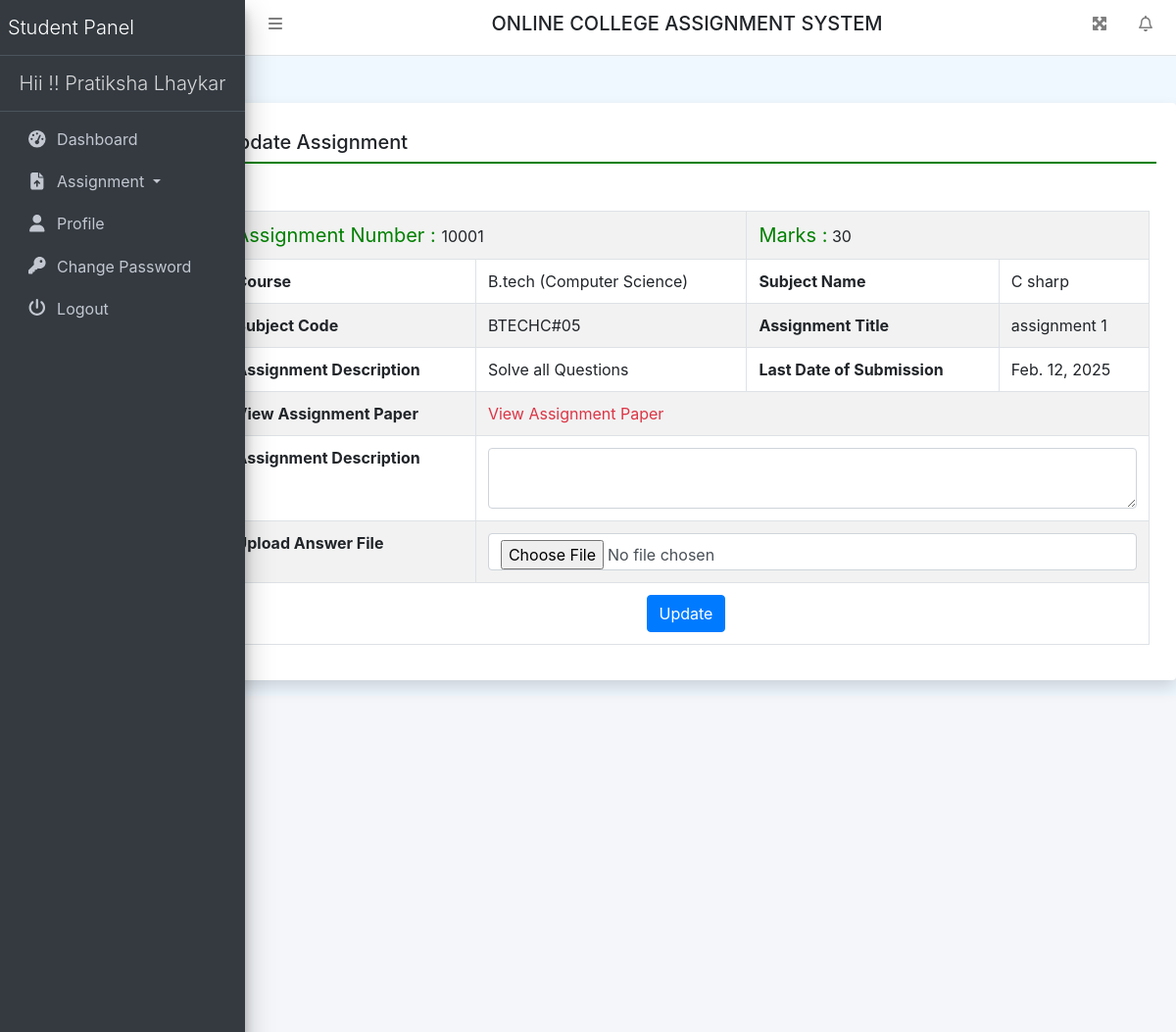
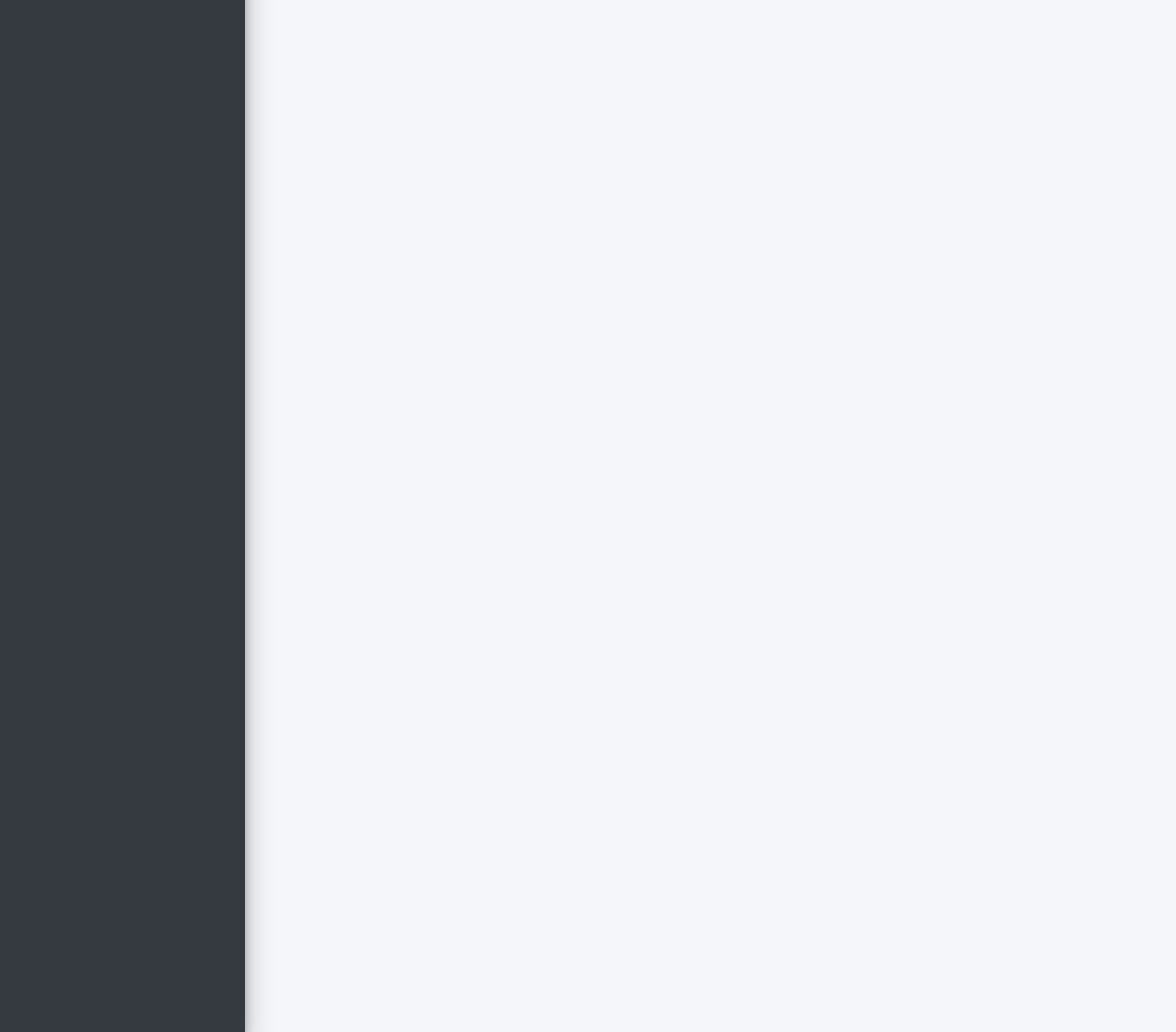
Page /submitAssignment/13 (signed in) on the committed database (2 pictures, top to bottom).
### collegeAssignment/models.py (models this page shows, shortened)
class Assigment(models.Model):
    teacher = models.ForeignKey(Teacher, on_delete=models.CASCADE)
    course = models.ForeignKey(Course, on_delete=models.CASCADE)
    subject = models.ForeignKey(Subject, on_delete=models.CASCADE)
    AssignmentNumber = models.IntegerField(null=True)
    AssignmentTitle = models.CharField(max_length=150, null=True)
    AssignmentDescription = models.CharField(max_length=300, null=True)
    SubmissionDate = models.DateField(null=True)
    AssignmentMarks = models.CharField(max_length=150, null=True)
    AssignmentFile = models.FileField(max_length=200, null=True)
    CreationDate = models.DateTimeField(auto_now_add=True)

class Course(models.Model):
    BranchName = models.CharField(max_length=150, null=True)
    CourseName = models.CharField(max_length=200, null=True)
    CreationDate = models.DateTimeField(auto_now_add=True)

class Subject(models.Model):
    course = models.ForeignKey(Course, on_delete=models.CASCADE)
    SubjectFullname = models.CharField(max_length=200, null=True)
    SubjectShortname = models.CharField(max_length=50, null=True)
    SubjectCode = models.CharField(max_length=50, null=True)
    CreationDate = models.DateTimeField(auto_now_add=True)

### collegeAssignment/views.py (the view, shortened to what this page needs)
# urls.py: path('submitAssignment/<int:pid>', submitAssignment, name='submitAssignment'),
def submitAssignment(request, pid):
    if not request.user.is_authenticated:
        return redirect('student_login')
    assignment = Assigment.objects.get(id=pid)
    user = User.objects.get(id=request.user.id)
    userDetails = UserDetail.objects.get(user=user)
    try:
        error = ""
    except:
        pass
    return render(request, 'submitAssignment.html', locals())

### collegeAssignment/templates/submitAssignment.html (shortened to what this page needs)
{% extends 'studentHeader.html' %}
{% block main %}
<div class="card shadow mt-5 offset-2">
    <div class="card-body">
        <h5 class="p-2" style="border-bottom: 2px solid green;">Update Assignment</h5>
        <div class="container-fluid mt-3">
            <table border="1" class="table table-striped table-bordered first mt-5">
                <tr>
                    <td colspan="2"><span style="font-size : 20px; color : green">Assignment Number : </span>
                        {{assignment.AssignmentNumber}}
                    </td>
                    <td colspan="2"><span style="font-size : 20px; color : green">Marks  :</span>
                        {{assignment.AssignmentMarks}}
                    </td>
                </tr>
                <tr>
                    <th>Course</th>
                    <td>{{assignment.course.CourseName}} ({{assignment.course.BranchName}})</td>
                    <th>Subject Name</th>
                    <td>{{assignment.subject.SubjectFullname}}</td>
                </tr>
                <tr>
                    <th>Subject Code</th>
                    <td>{{assignment.subject.SubjectCode}}</td>
                    <th>Assignment Title</th>
                    <td>{{assignment.AssignmentTitle}}</td>
                </tr>
                <tr>
                    <th>Assignment Description</th>
                    <td>{{assignment.AssignmentDescription}}</td>
                    <th>Last Date of Submission</th>
                    <td>{{assignment.SubmissionDate}}</td>
                </tr>
                <tr>
                    <th>View Assignment Paper</th>
                    <td colspan="3"><a href="{{assignment.AssignmentFile.url}}" class="text-danger">View Assignment
                        Paper</a></td>
                </tr>
                <form method="post" enctype="multipart/form-data">
                    <tr>
                        <th>Assignment Description</th>
                        <td colspan="3"><textarea name="Assdesc" class="form-control" required></textarea></td>
                    </tr>
                    <tr>
                        <th>Upload Answer File</th>
                        <td colspan="3"><input type="file" name="AnswerFile" class="form-control"></td>
                    </tr>
                    <tr align="center">
                        <td colspan="4">
                            <button type="submit" name="submit" class="btn btn-primary">Update</button>
                        </td>
                    </tr>
                </form>
            </table>
        </div>
    </div>
</div>
{% endblock %}

### collegeAssignment/templates/studentHeader.html (shortened to what this page needs)
{% load static %}
<html>
<head runat="server">
    <link href="{% static 'css/bootstrap.css' %}" rel="stylesheet"/>
    <link href="{% static 'css/all.css' %}" rel="stylesheet"/>
    <link href="{% static 'css/adminlte.css' %}" rel="stylesheet"/>
    <link href="{% static 'css/OverlayScrollbars.css' %}" rel="stylesheet"/>
    <link rel="stylesheet" href="https://cdn.datatables.net/1.10.23/css/jquery.dataTables.min.css">
    <link rel="stylesheet" href="https://cdn.datatables.net/buttons/1.6.5/css/buttons.dataTables.min.css">
    <link rel="stylesheet"
          href="https://cdn.jsdelivr.net/npm/bootstrap-select@1.13.14/dist/css/bootstrap-select.min.css">
</head>
<body class="hold-transition sidebar-mini layout-fixed layout-navbar-fixed layout-footer-fixed">
<nav class="main-header navbar navbar-expand navbar-white navbar-light">
    <ul class="navbar-nav">
        <li class="nav-item">
            <a class="nav-link" data-widget="pushmenu" href="#" role="button"><i class="fas fa-bars"></i></a>
        </li>
    </ul>
    <h5 class="text-center text-uppercase" style="width:100%;">Online College Assignment System</h5>
    <ul class="navbar-nav ml-auto">
        <li class="nav-item">
            <a class="nav-link" data-widget="fullscreen" href="#" role="button">
                <i class="fas fa-expand-arrows-alt"></i>
            </a>
        </li>
        <li class="nav-item dropdown">
            <a class="nav-link" data-toggle="dropdown" href="#">
                <i class="far fa-bell fas-shake animated"></i>
            </a>
        </li>
    </ul>
</nav>
<aside class="main-sidebar sidebar-dark-primary elevation-4">
    <a href="{% url 'sdashboard' %}" class="brand-link">
        <span class="brand-text font-weight-light">Student Panel</span>
    </a>
    <a href="{% url 'sdashboard' %}" class="brand-link">
        <center><span
                class="brand-text font-weight-light">Hii !! {{request.user.first_name}} {{request.user.last_name}} </span>
        </center>
    </a>
    <div class="sidebar">
        <nav class="mt-2">
            <ul class="nav nav-pills nav-sidebar flex-column" data-widget="treeview" role="menu" data-accordion="false">
                <li class="nav-item"><a href="{% url 'sdashboard' %}" class="nav-link">
                    <i class="nav-icon fas fa-tachometer-alt"></i>
                    <p>Dashboard</p>
                </a></li>
                <li class="nav-item dropdown">
                    <a class="nav-link dropdown-toggle" href="#" id="navbarDropdown"
                       role="button" data-toggle="dropdown" aria-haspopup="true"
                       aria-expanded="false"> <i class="nav-icon fas fa-file-upload"></i> Assignment </a>
                </li>
                <li class="nav-item"><a href="{% url 'studentProfile' %}" class="nav-link">
                    <i class="nav-icon fas fa-user"></i>
                    <p>Profile</p>
                </a></li>
                <li class="nav-item"><a href="{% url 'studentchangePassword' %}" class="nav-link">
                    <i class="nav-icon fas fa-key"></i>
                    <p>Change Password</p>
                </a></li>
                <li class="nav-item"><a href="/logout" class="nav-link">
                    <i class="nav-icon fas fa-power-off"></i>
                    <p>Logout</p>
                </a></li>
            </ul>
        </nav>
    </div>
</aside>
{% block main %}
{% endblock %}
<div class="content-wrapper"></div>

### collegeAssignment/static/css/all.css (style rules this page uses)
.fa-bars:before { content: "\f0c9"; }
.fa-bell:before { content: "\f0f3"; }
.fa-key:before { content: "\f084"; }
.fa-power-off:before { content: "\f011"; }
.fa-user:before { content: "\f007"; }

### collegeAssignment/static/css/OverlayScrollbars.css (style rules this page uses)
.os-host, .os-host-textarea { position: relative; overflow: visible !important; -webkit-box-orient: vertical; -webkit-box-direction: normal; -ms-flex-direction: column; flex-direction: column; -ms-flex-wrap: nowrap; flex-wrap: nowrap; -webkit-box-pack: start; -ms-flex-pack: start; justify-content: flex-start; -ms-flex-line-pack: start; align-content: flex-start; -webkit-box-align: start; -ms-flex-align: start; -ms-grid-row-align: flex-start; align-items: flex-start; }

### collegeAssignment/templates/studentHeader.html (style rules this page uses)
body { background-color: aliceblue; }

### rows in the picture
Assigment: AssignmentNumber "10001", AssignmentMarks "30", course.CourseName "B.tech", course.BranchName "Computer Science", subject.SubjectFullname "C sharp", subject.SubjectCode "BTECHC#05", AssignmentTitle "assignment 1", AssignmentDescription "Solve all Questions", SubmissionDate "Feb. 12, 2025"

### other values in the picture
{{ request.user.first_name }} "Pratiksha"
{{ request.user.last_name }} "Lhaykar"
